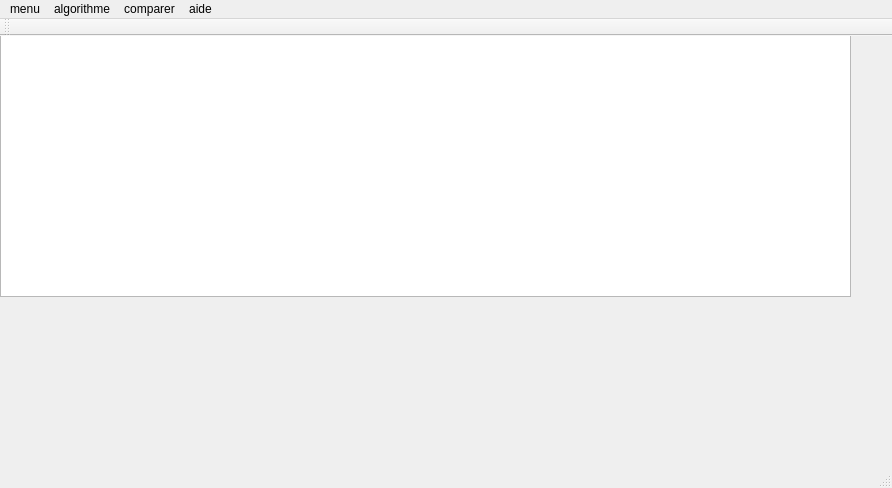
<?xml version="1.0" encoding="UTF-8"?>
<ui version="4.0">
 <class>MainWindow</class>
 <widget class="QMainWindow" name="MainWindow">
  <property name="geometry">
   <rect>
    <x>0</x>
    <y>0</y>
    <width>892</width>
    <height>488</height>
   </rect>
  </property>
  <property name="windowTitle">
   <string>MainWindow</string>
  </property>
  <widget class="QWidget" name="centralWidget">
   <widget class="QTableView" name="tableView">
    <property name="geometry">
     <rect>
      <x>0</x>
      <y>-10</y>
      <width>851</width>
      <height>271</height>
     </rect>
    </property>
   </widget>
  </widget>
  <widget class="QMenuBar" name="menuBar">
   <property name="geometry">
    <rect>
     <x>0</x>
     <y>0</y>
     <width>892</width>
     <height>21</height>
    </rect>
   </property>
   <widget class="QMenu" name="menuMenu">
    <property name="title">
     <string>menu</string>
    </property>
    <addaction name="actionGenerer"/>
    <addaction name="actionQuitter"/>
   </widget>
   <widget class="QMenu" name="menuAlgorithme">
    <property name="title">
     <string>algorithme</string>
    </property>
    <addaction name="actionFIFO"/>
    <addaction name="actionPCTE"/>
    <addaction name="actionPCTER"/>
    <addaction name="actionTOURNIQUET"/>
   </widget>
   <widget class="QMenu" name="menuTableau">
    <property name="title">
     <string>comparer</string>
    </property>
    <addaction name="actionComparer"/>
    <addaction name="actionTableaux"/>
   </widget>
   <widget class="QMenu" name="menuCourbe">
    <property name="title">
     <string>aide</string>
    </property>
   </widget>
   <addaction name="menuMenu"/>
   <addaction name="menuAlgorithme"/>
   <addaction name="menuTableau"/>
   <addaction name="menuCourbe"/>
  </widget>
  <widget class="QToolBar" name="mainToolBar">
   <attribute name="toolBarArea">
    <enum>TopToolBarArea</enum>
   </attribute>
   <attribute name="toolBarBreak">
    <bool>false</bool>
   </attribute>
  </widget>
  <widget class="QStatusBar" name="statusBar"/>
  <action name="actionGenerer">
   <property name="text">
    <string>generer</string>
   </property>
  </action>
  <action name="actionQuitter">
   <property name="text">
    <string>quitter</string>
   </property>
  </action>
  <action name="actionFIFO">
   <property name="text">
    <string>FIFO</string>
   </property>
  </action>
  <action name="actionPCTE">
   <property name="text">
    <string>PCTE</string>
   </property>
  </action>
  <action name="actionPCTER">
   <property name="text">
    <string>PCTER</string>
   </property>
  </action>
  <action name="actionTOURNIQUET">
   <property name="text">
    <string>TOURNIQUET</string>
   </property>
  </action>
  <action name="actionComparer">
   <property name="text">
    <string>courbe</string>
   </property>
  </action>
  <action name="actionTableaux">
   <property name="text">
    <string>tableaux</string>
   </property>
  </action>
 </widget>
 <layoutdefault spacing="6" margin="11"/>
 <resources/>
 <connections/>
</ui>
